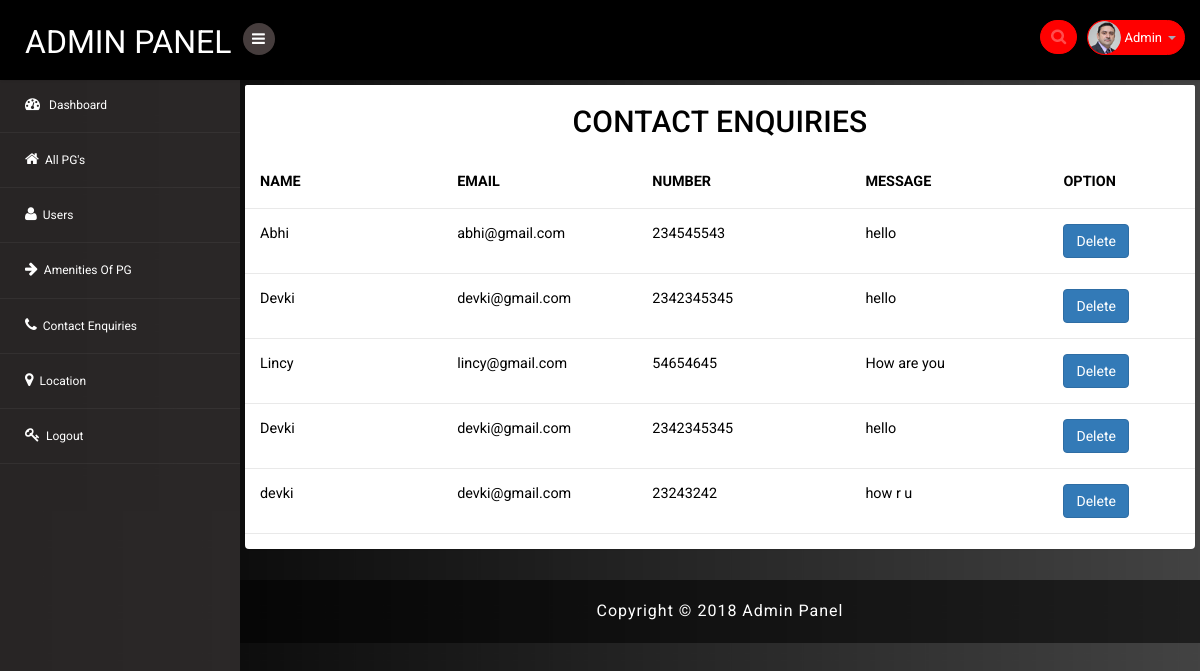
Page /admin/contact_enquiry.php (signed in) on the committed database.
### tables this page shows
CREATE TABLE IF NOT EXISTS `admin_tbl` (
  `aid` int(11) NOT NULL AUTO_INCREMENT,
  `aname` varchar(200) NOT NULL,
  `aphone` varchar(20) NOT NULL,
  `aemail` varchar(200) NOT NULL,
  `apassword` varchar(200) NOT NULL,
  `astatus` varchar(100) NOT NULL,
  PRIMARY KEY (`aid`)
);

CREATE TABLE IF NOT EXISTS `contact_tbl` (
  `cid` int(11) NOT NULL AUTO_INCREMENT,
  `cname` varchar(200) NOT NULL,
  `cemail` varchar(200) NOT NULL,
  `cphone` varchar(20) NOT NULL,
  `cmessage` varchar(200) NOT NULL,
  PRIMARY KEY (`cid`)
);

### admin/contact_enquiry.php (the view, shortened to what this page needs)
<?php include("top_header.php");  ?>
<?php
  $qry = "select * from  contact_tbl";
  $res = mysql_query($qry);
?>
<body>
<section id="container">
 <?php include('header.php') ?>
<section id="main-content">
	<section class="wrapper1">
		<div class="mail-w3agile">
        <div class="row">
            <div class="col-sm-12 mail-w3agile">
                <section class="panel">
                     <header class="panel-heading wht-bg">
                       <h4 class="gen-case">CONTACT ENQUIRIES</h4>
                    </header>
                    <div class="panel-body minimal">
                        <div class="table-inbox-wrap ">
                            <table class="table table-inbox table-hover">
                            <thead class="unread">
                                   <tr>
                                      <th>NAME</th>
                                       <th>EMAIL </th>
                                     <th>NUMBER </th>
                                     <th>MESSAGE</th>
                                        <th>OPTION</th>
                                    </tr>
                            </thead>
                            <tbody>
                              <?php
                              while($row = mysql_fetch_array($res, MYSQL_ASSOC)){
                                    $c_id= $row['cid'];
                                      echo"<tr>
                                          <td style='width:10%'> ". $row['cname'].  "  </td>
                                          <td style='width:5%'>  ". $row['cemail']." </td>
                                          <td style='width:10%'> ". $row['cphone']. "  </td>
                                          <td style='width:10%'> ". $row['cmessage']. "  </td>
                                          <td style='width:5%'>
                                             <a href='pages/deletecontact_enquiry.php?cid=$c_id' class='btn btn-primary' style='color:#fff;'>Delete</a>
                                          </td>
                                      </tr>";
                                    }
                              ?>
                        </tbody>
                        </table>
                        </div>
                    </div>
                </section>
            </div>
        </div>
        </div>
</section>
<?php include('footer.php'); ?>

### admin/header.php (shortened to what this page needs)
<header class="header fixed-top clearfix">
<div class="brand">
    <a href="index.php" class="logo">
        ADMIN PANEL
    </a>
    <div class="sidebar-toggle-box">
        <div class="fa fa-bars"></div>
    </div>
</div>
<div class="top-nav clearfix">
    <ul class="nav pull-right top-menu">
        <li>
            <input type="text" class="form-control search" placeholder=" Search">
        </li>
        <li class="dropdown">
            <a data-toggle="dropdown" class="dropdown-toggle" href="#">
                <img alt="" src="images/2.png">
                <span class="username"><?php echo $admin_detail['aname'] ?></span>
                <b class="caret"></b>
            </a>
        </li>
    </ul>
</div>
</header>
<aside>
    <div id="sidebar" class="nav-collapse">
        <div class="leftside-navigation">
            <ul class="sidebar-menu" id="nav-accordion">
                <li>
                    <a class="active" href="index.php">
                        <i class="fa fa-dashboard"></i>
                        <span>Dashboard</span>
                    </a>
                </li>
                  <li><a href="allpg.php">   <i class="fa fa-home"></i>All PG's</a></li>
                  <li><a href="user.php">   <i class="fa fa-user"></i>Users</a></li>
                 <li><a href="amenities.php">   <i class="fa fa-arrow-right"></i>Amenities Of PG</a></li>
                 <li><a href="contact_enquiry.php">   <i class="fa fa-phone"></i>Contact Enquiries</a></li>
                  <li><a href="location.php">   <i class="fa fa-map-marker"></i>Location</a></li>
                   <li><a href="logout.php">   <i class="fa fa-key"></i>Logout</a></li>
            </ul>            </div>
    </div>
</aside>

### rows in the picture
admin_tbl: aname "Admin"
contact_tbl: cname "Abhi", cemail "abhi@gmail.com", cphone "234545543", cmessage "hello"
contact_tbl: cname "Devki", cemail "devki@gmail.com", cphone "2342345345", cmessage "hello"
contact_tbl: cname "Lincy", cemail "lincy@gmail.com", cphone "54654645", cmessage "How are you"
contact_tbl: cname "Devki", cemail "devki@gmail.com", cphone "2342345345", cmessage "hello"
contact_tbl: cname "devki", cemail "devki@gmail.com", cphone "23243242", cmessage "how r u"
